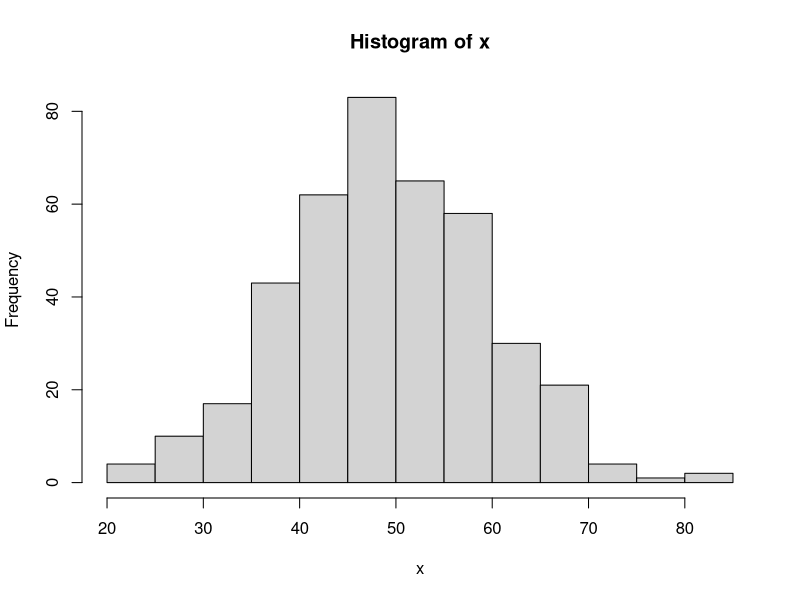

This chart was generated by the following R code: (Note: this script raises an error after producing the figure.)
## ---- chunk 1
knitr::opts_chunk$set(
  collapse = TRUE,
  comment = "#>"
)
## ---- chunk 2
runif(1)

# 得到 4 个数字的向量
runif(4)

# 得到 3 个范围在 0 到 100 的随机数向量
runif(3, min=0, max=100)

# 得到 3 个范围在 0 到 100 的整数
# 使用 max=101 因为它永远不可能等于 101，这里利用 floor 函数实现向下取整数
floor(runif(3, min=0, max=101))

# 以下方式得到的结果一样
sample(1:100, 3, replace=TRUE)

# 生成无重复的随机整数
sample(1:100, 3, replace=FALSE)
## ---- chunk 3
rnorm(4)

# 使用不同的均值和标准差
rnorm(4, mean=50, sd=10)

# 通过直方图检查分布是否正确
x <- rnorm(400, mean=50, sd=10)
hist(x)
## ---- chunk 4
set.seed(423)
runif(3)

set.seed(423)
runif(3)
## ---- chunk 5
# 这个例子中，先设定随机数种子
set.seed(423)
runif(3)

# 保存种子
oldseed <- .Random.seed

runif(3)

# 做其他随机数生成相关的事情，比如:
# runif(30)
# ...
## ---- chunk 6
# 恢复种子
.Random.seed <- oldseed

# 保存种子之后，得到与之前相同的随机数
runif(3)
## ---- chunk 7
oldseed <- NULL
if (exists(".Random.seed"))
    oldseed <- .Random.seed

# 做一些随机数生成操作，比如：
# runif(30)
# ...

if (!is.null(oldseed))
    .Random.seed <- oldseed
## ---- chunk 8
# 这是个坏的版本
bad_rand_restore <- function() {
    if (exists(".Random.seed"))
        oldseed <- .Random.seed
    else
        oldseed <- NULL

    print(runif(3))

    if (!is.null(oldseed))
        .Random.seed <- oldseed
    else
        rm(".Random.seed")
}


# 这是个好的版本
rand_restore <- function() {
    if (exists(".Random.seed", .GlobalEnv))
        oldseed <- .GlobalEnv$.Random.seed
    else
        oldseed <- NULL

    print(runif(3))

    if (!is.null(oldseed)) 
        .GlobalEnv$.Random.seed <- oldseed
    else
        rm(".Random.seed", envir = .GlobalEnv)
}


# 坏的版本没有正确地重置随机数生成器状态，因此随机数一直在改变
set.seed(423)
bad_rand_restore()
bad_rand_restore()
bad_rand_restore()

# 好的版本每次都正确地重置了随机数生成器的状态，因此随机数可以保持一致
set.seed(423)
rand_restore()
rand_restore()
rand_restore()
## ---- chunk 9
x <- seq(-2.5, 2.5, by=.5)

# 向最近的整数取整, 含有 .5 的值取整到最近一个偶数。
round(x)

# 向上取整
ceiling(x)

# 向下取整
floor(x)

# 向 0 取整
trunc(x)
## ---- chunk 10
x <- c(.001, .07, 1.2, 44.02, 738, 9927) 

# 1 位小数近似
round(x, digits=1)

# 10 位取整
round(x, digits=-1)

# 向最近的 5 的倍数近似
round(x/5)*5

# 向最近的 .02 的倍数近似
round(x/.02)*.02
## ---- chunk 11
0.3 == 3*.1

(0.1 + 0.1 + 0.1) - 0.3

x <- seq(0, 1, by=.1)
x

10*x - round(10*x)

## ---- chunk 12
detachAllPackages()
